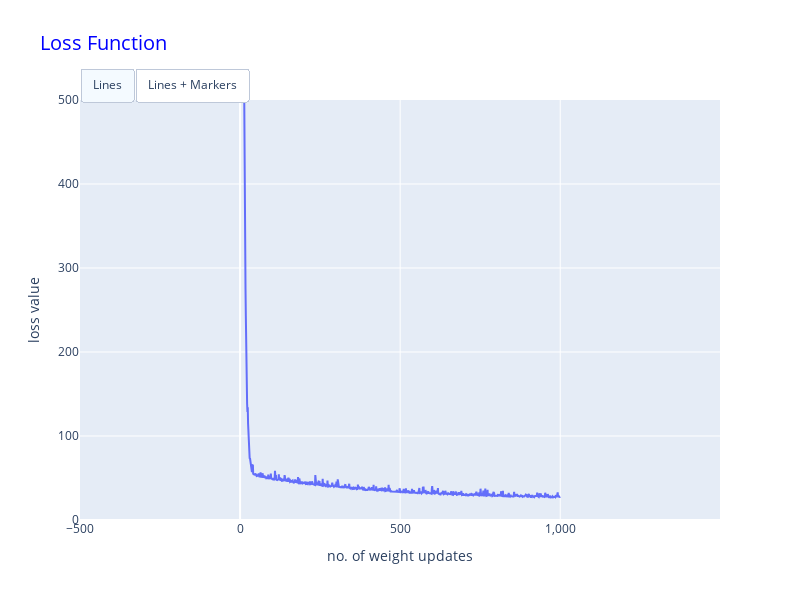

Notebook code cell kept with this figure:
### Code cell
import plotly.express as px


def draw_plotly_line(x, y, theta_path=None, x_label='', y_label='', title=''):
    fig = px.line(x=x, y=y, labels={'x': x_label, 'y': y_label}, title=title,
                  custom_data=None if theta_path is None else [theta_path[1:, 0], theta_path[1:, 1], theta_path[1:, 2]])
    fig.update_traces(
        hovertemplate='<br>'.join([
            x_label[:4] + ': %{x}',
            y_label[:4] + ': %{y:0.6f}',
            'b: %{customdata[0]:0.4f}',
            'θ1: %{customdata[1]:0.4f}',
            'θ2: %{customdata[2]:0.4f}',
        ]),
        mode='lines',
        marker=dict(size=3, line=dict(width=1.2, color='cyan')),
    )
   
    fig.update_layout(
        updatemenus=[
            dict(
                type = 'buttons',
                direction = 'left',
                buttons=list([
                    dict(args=[{'mode': 'lines'}], label='Lines', method='restyle'),
                    dict(args=[{'mode': 'lines+markers'}], label='Lines + Markers', method='restyle')]),
                pad={'r': 10, 't': 10},
                showactive=True,
                x=0, xanchor='left',
                y=1.1, yanchor='top'
            ),
        ]
    )    
   
    fig.update_xaxes(range=[-500+x[0], 500+x[-1]], tickformat=',')
    fig.update_yaxes(range=[0, 500])
    fig.update_layout(width=800, height=600)
    fig['layout']['title']['font'] = dict(color='blue', size=20)
    fig.show()


draw_plotly_line(np.arange(loss_vec.shape[0]), loss_vec, theta_path,
                 'no. of weight updates', 'loss value', title='Loss Function')

### Figure 1 — Plotly figure (JSON) as saved in the notebook; plotly's stock layout.template omitted (floating-point values rounded to 4 significant figures; data arrays with more than 128 entries replaced by an {"elided": "..."} marker saying what was removed)
{"data": [{"customdata": {"elided": "1000x3 float values"}, "hovertemplate": "no. : %{x}<br>loss: %{y:0.6f}<br>b: %{customdata[0]:0.4f}<br>θ1: %{customdata[1]:0.4f}<br>θ2: %{customdata[2]:0.4f}", "legendgroup": "", "line": {"color": "#636efa", "dash": "solid"}, "marker": {"line": {"color": "cyan", "width": 1.2}, "size": 3, "symbol": "circle"}, "mode": "lines", "name": "", "orientation": "v", "showlegend": false, "type": "scatter", "x": {"elided": "1000 int values"}, "xaxis": "x", "y": {"elided": "1000 float values"}, "yaxis": "y"}], "layout": {"height": 600, "legend": {"tracegroupgap": 0}, "title": {"font": {"color": "blue", "size": 20}, "text": "Loss Function"}, "updatemenus": [{"buttons": [{"args": [{"mode": "lines"}], "label": "Lines", "method": "restyle"}, {"args": [{"mode": "lines+markers"}], "label": "Lines + Markers", "method": "restyle"}], "direction": "left", "pad": {"r": 10, "t": 10}, "showactive": true, "type": "buttons", "x": 0, "xanchor": "left", "y": 1.1, "yanchor": "top"}], "width": 800, "xaxis": {"anchor": "y", "domain": [0, 1], "range": [-500, 1499], "tickformat": ",", "title": {"text": "no. of weight updates"}}, "yaxis": {"anchor": "x", "domain": [0, 1], "range": [0, 500], "title": {"text": "loss value"}}}}
